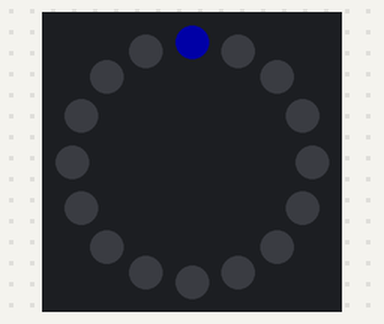
The program below on a simulated Seeed XIAO (SAMD21). On the bench: 16 RGB LEDs in a ring, first at the top, clockwise. Dim RGB values are drawn brighter than linear; what the program prints to the serial monitor is not drawn.

Above: at 0.01 s.
At 0.41 s:
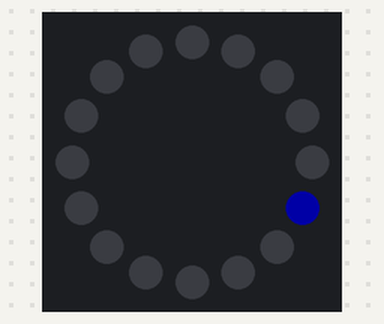
At 0.81 s:
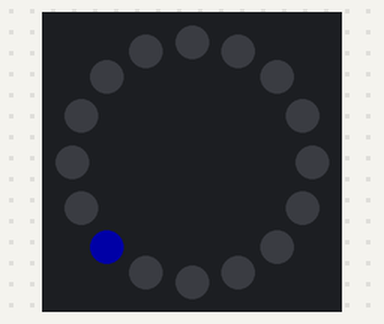
At 1.21 s:
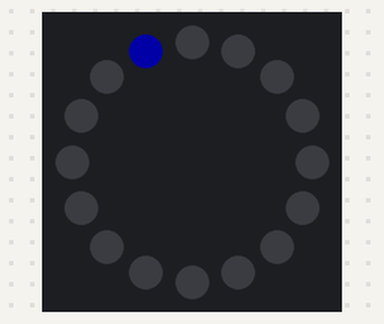
At 1.62 s:
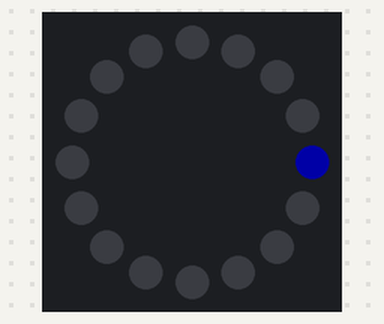

The program:

main.cpp
```cpp
/**
 * LED ring wiring test — one blue pixel chasing around 16 WS2812 LEDs.
 *
 * Wiring:
 *   Ring DIN -> XIAO D6
 *   Ring 5V  -> XIAO 5V
 *   Ring GND -> XIAO GND
 *
 * Optional: 300–500Ω on DIN; 100–1000µF across ring 5V/GND.
 */

#include <Arduino.h>
#include <Adafruit_NeoPixel.h>

#ifndef NEARBY_NEOPIXEL_PIN
#define NEARBY_NEOPIXEL_PIN 6
#endif

#ifndef NEARBY_LED_COUNT
#define NEARBY_LED_COUNT 16
#endif

#ifndef NEARBY_LED_BRIGHTNESS
#define NEARBY_LED_BRIGHTNESS 40
#endif

static Adafruit_NeoPixel ring(NEARBY_LED_COUNT, NEARBY_NEOPIXEL_PIN,
                              NEO_GRB + NEO_KHZ800);

void setup() {
  Serial.begin(115200);
  uint32_t t0 = millis();
  while (!Serial && (millis() - t0) < 1500) {
    delay(10);
  }

  ring.begin();
  ring.setBrightness(NEARBY_LED_BRIGHTNESS);
  ring.clear();
  ring.show();

  Serial.println();
  Serial.println("LED ring spin test");
  Serial.printf("Pin D%d  count %d  brightness %d\n", NEARBY_NEOPIXEL_PIN,
                NEARBY_LED_COUNT, NEARBY_LED_BRIGHTNESS);
}

void loop() {
  static int ledIndex = 0;

  ring.clear();
  // Blue on GRB rings = Color(0, 0, 255)
  ring.setPixelColor(ledIndex, ring.Color(0, 0, 255));
  ring.show();

  ledIndex = (ledIndex + 1) % NEARBY_LED_COUNT;
  delay(80);
}
```

Measured:
- by itself, everything shown: repeats every 1.3 s, in 16 steps
